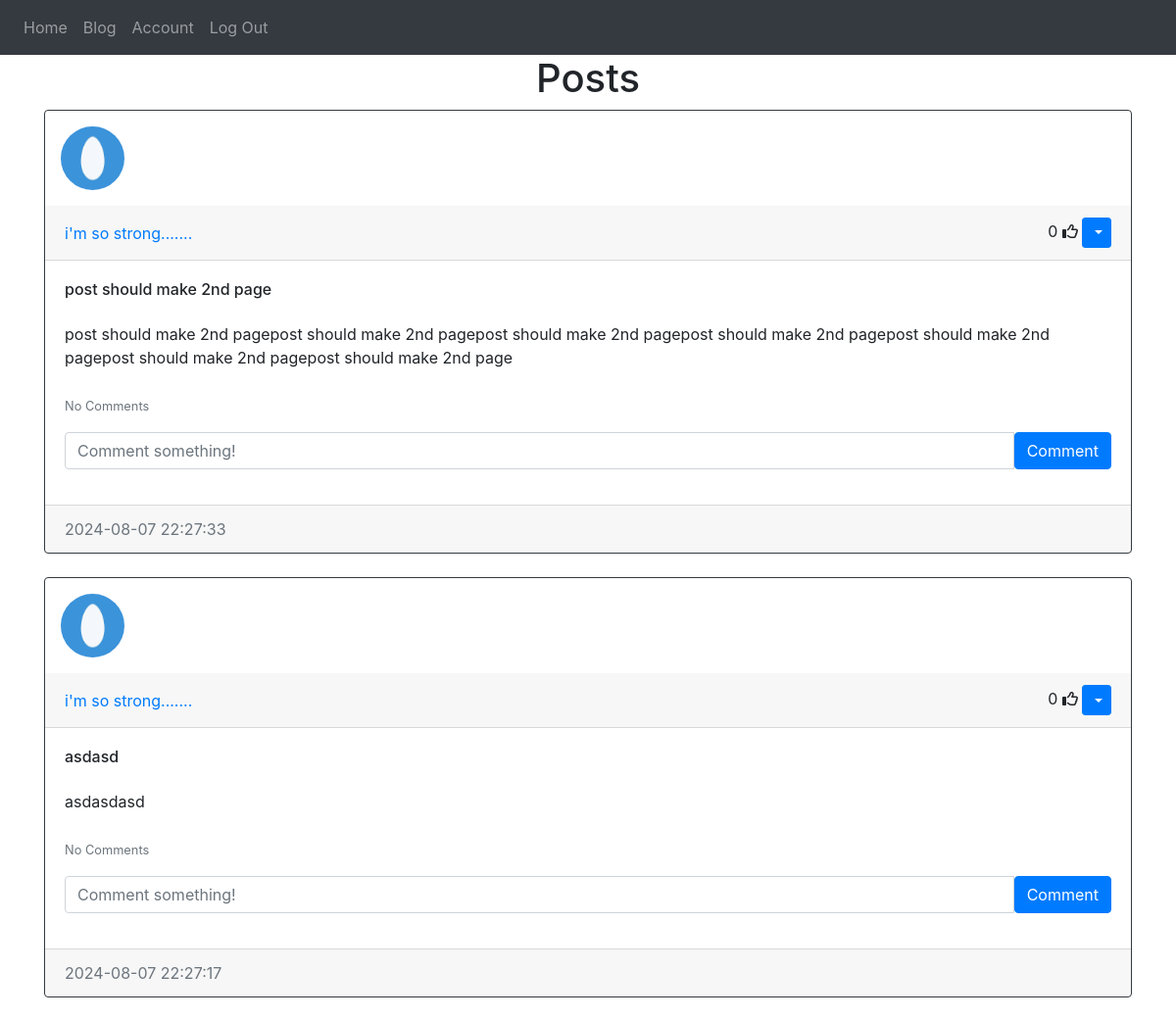
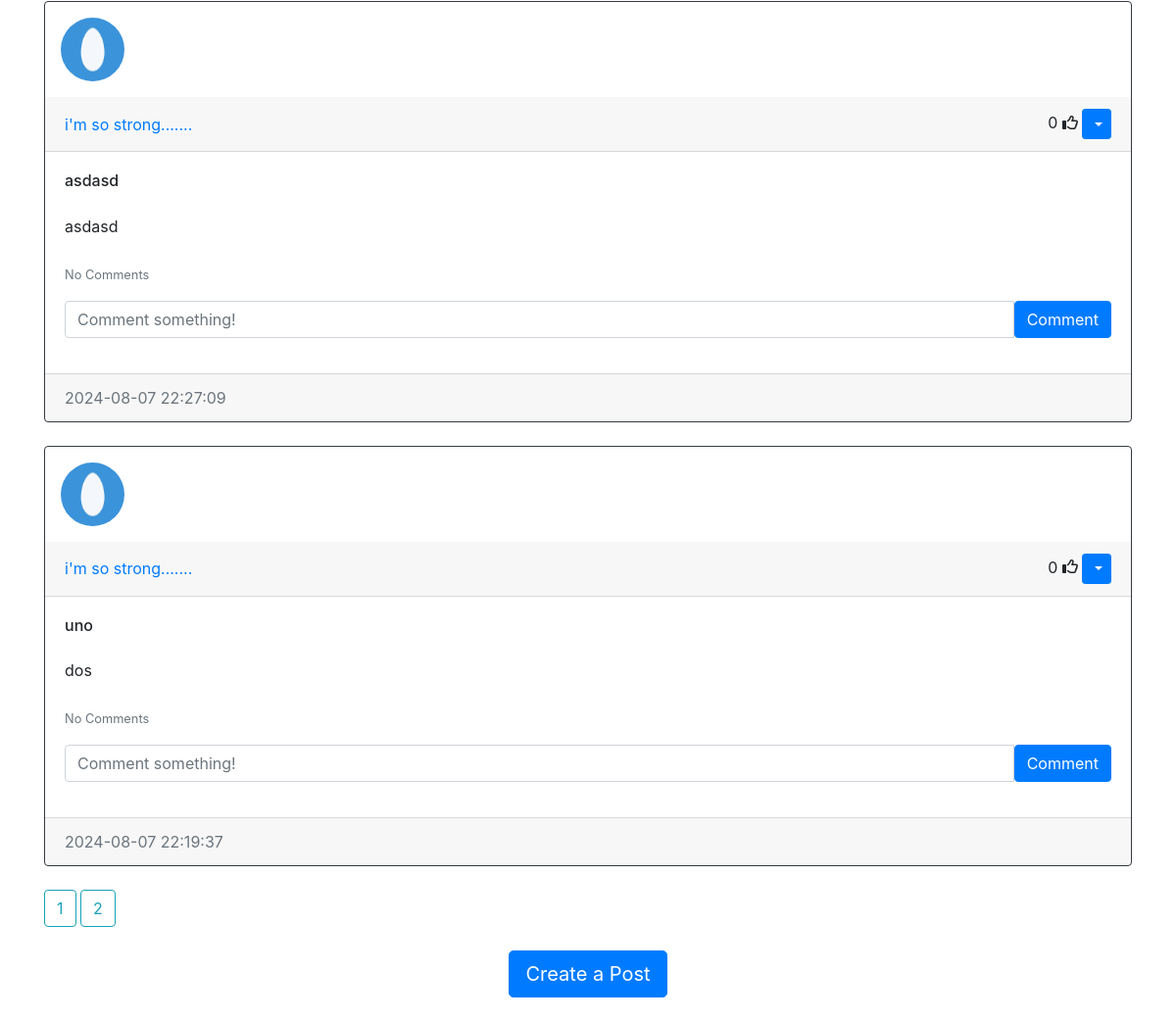
/blog (signed in), run on the app's committed database (2 pictures, top to bottom).
### website/models.py (models this page shows)
class Post(db.Model):
    id = db.Column(db.Integer, primary_key=True)
    title = db.Column(db.String(100), nullable=False)
    text = db.Column(db.Text, nullable=False)
    date_created = db.Column(db.DateTime(timezone=True), default=func.now())
    author = db.Column(db.Integer, db.ForeignKey('user.id', ondelete='CASCADE'), nullable=False)
    likes = db.relationship('Like', backref='post', passive_deletes=True)
    comments = db.relationship('Comment', backref='post', passive_deletes=True)

class User(db.Model, UserMixin):
    id = db.Column(db.Integer, primary_key=True)
    email = db.Column(db.String(150), unique=True)
    username = db.Column(db.String(150), unique=True)
    password = db.Column(db.String(150))
    image_file = db.Column(db.String(20), nullable = False, default = 'default.jpg')
    date_created = db.Column(db.DateTime(timezone=True), default=func.now())
    posts = db.relationship('Post', backref='user', passive_deletes=True)
    likes = db.relationship('Like', backref='user', passive_deletes=True)
    comments = db.relationship('Comment', backref='user', passive_deletes=True)

### website/views.py (the view)
@views.route("/blog")
@login_required
def blog():
    page = request.args.get('page', 1, type = int)
    posts = Post.query.order_by(Post.date_created.desc()).paginate(page=page, per_page = 4)
    return render_template("blog.html", user=current_user, posts=posts)

### website/__init__.py (called while the page is built)
def create_app():
    app = Flask(__name__)
    app.config['SECRET_KEY'] = "iP8BYFmrKH"
    app.config['SQLALCHEMY_DATABASE_URI'] = f'sqlite:///{DB_NAME}'
    db.init_app(app)
    from .views import views
    from .auth import auth
    app.register_blueprint(views, url_prefix="/")
    app.register_blueprint(auth, url_prefix="/")
    from .models import User, Post
    with app.app_context():
        db.create_all()
        print("Created database!")
    login_manager = LoginManager()
    login_manager.login_view = "auth.login"
    login_manager.init_app(app)
    @login_manager.user_loader
    def load_user(id):
        return User.query.get(int(id))
    return app

### website/templates/blog.html
{% extends "posts_div.html" %}{% block title %}Blog{% endblock %}

### website/templates/posts_div.html (shortened to what this page needs)
{% extends "template.html" %}{% block title %}Home{% endblock %}
{% block content %}
<link rel="stylesheet" href="{{ url_for('static', filename='styles.css') }}">
<h1 align="center">{% block header %}Posts{% endblock %}</h1>
<div id="posts">
    {% for post in posts %}
    <div class="card border-dark">
        <img class = "rounded-circle article-img" src="{{ url_for('static', filename='profile_pics/' + post.user.image_file)}}"></img>
        <div class="card-header d-flex justify-content-between align-items-center">
            <a href="/posts/{{post.user.username}}">{{post.user.username}}</a>
            <div>
                <span id="likes-count-{{post.id}}">
                    {{ post.likes|length }}</span>
                    {% if user.id in post.likes|map(attribute="author")|list %}
                    <i
                        class="fas fa-thumbs-up"
                        id="like-button-{{post.id}}"
                        onclick="like({{post.id}})"
                    ></i>
                    {% else %}
                    <i
                        class="far fa-thumbs-up"
                        id="like-button-{{post.id}}"
                        onclick="like({{post.id}})"
                    ></i>
                    {% endif %}
                {% if user.id == post.author %}
                <div class="btn-group">
                  <button
                      type="button"
                      class="btn btn-sm btn-primary dropdown-toggle"
                     data-bs-toggle="dropdown">
                 </button>
                </div>
                {% endif %}
            </div>
        </div>
        <div class="card-body">
            <div class="card-text post-title">{{post.title}}</div>
            <br>
            <div class="card-text">{{post.text}}</div>
            <br/>
            <p class="card-text">
                {% if post.comments|length > 0 %}
                <a data-bs-toggle="collapse" href="#comments-{{post.id}}" role="button">
                    <small>View {{post.comments|length}} Comments</small>
                </a>
                {% else %}
                <small class="text-muted">No Comments</small>
                {% endif %}
            </p>
            <form
            class="input-group mb-3"
            method="POST"
            action="/create-comment/{{post.id}}"
            >
                <input
                    type="text"
                    id="text"
                    name="text"
                    class="form-control"
                    placeholder="Comment something!"
                />
                <button type"submit" class="btn btn-primary">Comment</button>
        </form>
        </div>
        <div class="card-footer text-muted">{{post.date_created}}</div>
    </div>
    <br/>
    {% endfor %}
</div>
{% for page_num in posts.iter_pages(left_edge=1, right_edge=1, left_current=1, right_current=2) %}
  {% if page_num %}
    {% if posts.page == page_num %}
      <a class="btn btn-outline-info mb-4" href="{{ url_for('views.blog', page=page_num) }}">{{ page_num }}</a>
    {% else %}
      <a class="btn btn-outline-info mb-4" href="{{ url_for('views.blog', page=page_num) }}">{{ page_num }}</a>
    {% endif %}
  {% else %}
    ...
  {% endif %}
{% endfor %}
{% block footer %}
<br/>
<div align="center">
    <a href="/create-post">
        <button type="button" class="btn btn-primary btn-lg">
            Create a Post
        </button>
    </a>
</div>
<br>
{% endblock %}
{% endblock %}

### website/templates/template.html (shortened to what this page needs)
<!doctype html>
<html lang="en">
  <head>
    <link rel="stylesheet" href="https://cdn.jsdelivr.net/npm/bootstrap@4.4.1/dist/css/bootstrap.min.css">
	<link rel="stylesheet" href="static/styles.css">
  </head>
  <body>
	<nav class="navbar navbar-expand-md bg-dark navbar-dark">
		<div class="collapse navbar-collapse" id="collapsibleNavbar">
		  <ul class="navbar-nav">
			{% if user.is_authenticated %}
			<li class="nav-item">
				<a class="nav-link" href="/home">Home</a>
			</li>
			<li class="nav-item">
			  <a class="nav-link" href="/blog">Blog</a>
			</li>
			<li class="nav-item">
				<a class="nav-link" href="/account">Account</a>
			</li>
			<li class="nav-item">
			  <a class="nav-link" href="/logout">Log Out</a>
			</li>
			{% endif %}
		  </ul>
		</div>
	  </nav>
    <div class="container">{% block content %}{% endblock %}</div>
  </body>
</html>

### website/static/styles.css (style rules this page uses)
.article-img { height: 65px; width: 65px; margin: 16px; }
.post-title { font-weight: 500; line-height: 1.2; }

### data on the page
Post: image_file (placeholder picture), user.username "i'm so strong.......", likes|length "0", title "post should make 2nd page", text "post should make 2nd pagepost should make 2nd pagepost should make 2nd pagepost should make 2nd pagepost should make 2nd pagepost should make 2nd pagepost should make 2nd page", date_created "2024-08-07 22:27:33"
Post: image_file (placeholder picture), user.username "i'm so strong.......", likes|length "0", title "asdasd", text "asdasdasd", date_created "2024-08-07 22:27:17"
Post: image_file (placeholder picture), user.username "i'm so strong.......", likes|length "0", title "asdasd", text "asdasd", date_created "2024-08-07 22:27:09"
Post: image_file (placeholder picture), user.username "i'm so strong.......", likes|length "0", title "uno", text "dos", date_created "2024-08-07 22:19:37"

### other printed values
{{ page_num }} "1"
{{ page_num }} "2"
